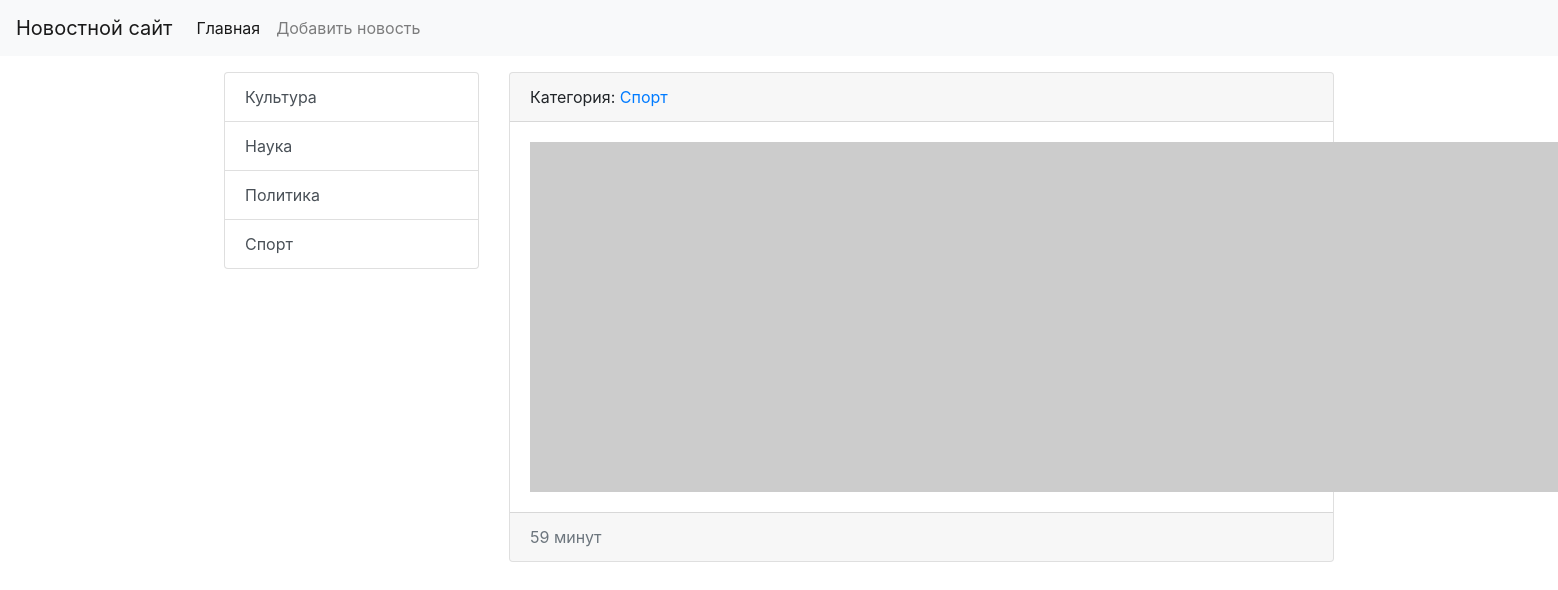
The app's page /news/7/ with its own data.
### news/models.py (models this page shows, shortened)
class Category(models.Model):
    title = models.CharField(max_length=150, db_index=True, verbose_name='Наименование категории')
    def get_absolute_url(self):
        return reverse('category', kwargs={'category_id': self.pk})
    class Meta:
        verbose_name = 'Категория'
        verbose_name_plural = 'Категории'
        ordering = ['title']
    def __str__(self):
        return self.title

class News(models.Model):
    title = models.CharField(max_length=150, verbose_name = 'Наименование')
    content = models.TextField(blank=True, verbose_name = 'Контент')
    created_at = models.DateTimeField(auto_now_add=True, verbose_name = 'Дата публикации')
    updated_at = models.DateTimeField(auto_now=True, verbose_name = 'Обновлено')
    photo = models.ImageField(upload_to='photos/%Y/%m/%d/', verbose_name = 'Фото', blank=True)
    is_published = models.BooleanField(default=True, verbose_name = 'Опубликовано')
    category = models.ForeignKey('Category', verbose_name = 'Категория', on_delete=models.PROTECT, null=True)
    class Meta:
        verbose_name = 'Новость'
        verbose_name_plural = 'Новости'
        ordering = ['-created_at']

### news/views.py (the view)
# urls.py: path('news/<int:news_id>/',view_news, name = 'view_news'),
def view_news(request, news_id):
    news_item = get_object_or_404(News, pk=news_id)
    return render(request, 'news/view_news.html', {"news_item": news_item})

### news/templatetags/news_tags.py (called while the page is built)
@register.inclusion_tag('news/list_categories.html')
def show_categories():
    categories = Category.objects.all()
    return {"categories": categories}

### news/templates/news/view_news.html (shortened to what this page needs)
{% extends 'base.html' %}
{% block sidebar %}
  {% include 'inc/_sidebar.html' %}
{% endblock %}
{% block content %}
  <div class="card mb-3">
    <div class="card-header">
      Категория: <a href="{% url 'category' news_item.category.pk %}">{{ news_item.category }}</a>
    </div>
    <div class="card-body">
      <div class="media">
        {% if news_item.photo %}
        <img src="{{ news_item.photo.url }}" alt="" width="350" height="250" class="mr-3">
        {% else %}
        <img src="https://picsum.photos/id/1060/350/250/?blur=2" alt="" class="mr-3">
        {% endif  %}
      </div>
    </div>
    <div class="card-footer text-muted">
      {{ news_item.created_at|timesince }}
    </div>
  </div>
{% endblock %}

### news/templates/news/list_categories.html
<div class="list-group">
    {% for item in categories %}
    <a href="{{ item.get_absolute_url }}" class="list-group-item list-group-item-action">{{ item.title }}</a>
    {% endfor %}
</div>

### records on screen
Category: title "Культура"
Category: title "Наука"
Category: title "Политика"
Category: title "Спорт"
News: category "Спорт", created_at "59 минут"
